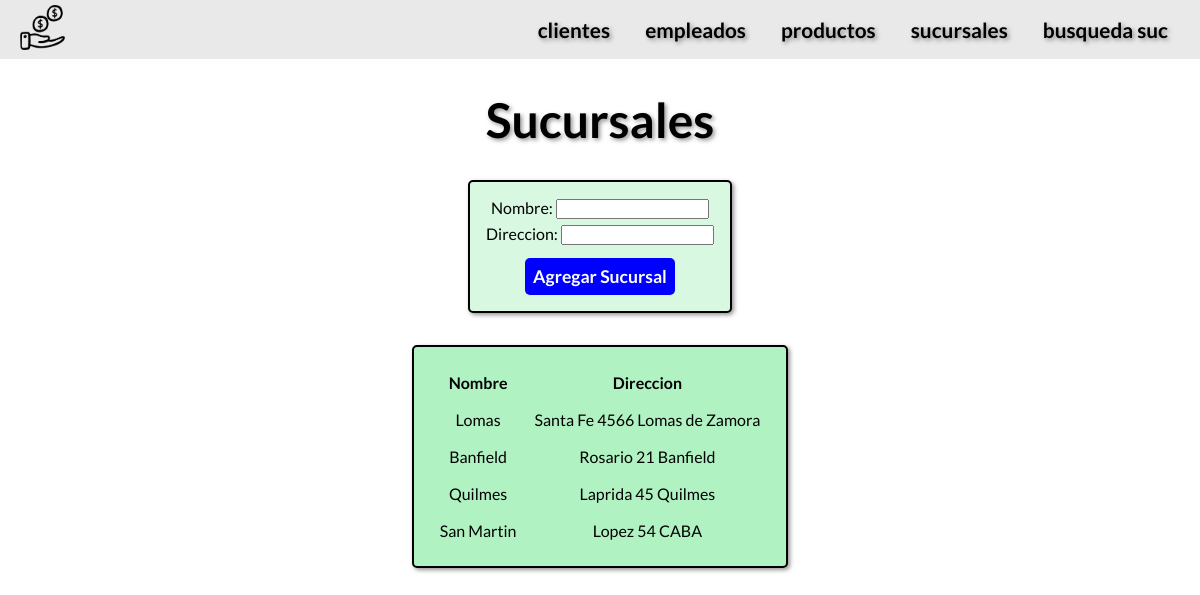
The page /AppComercio/sucursales/ on the database its author committed.
### AppComercio/models.py (models this page shows, shortened)
class Sucursales(models.Model):
    nombre=models.CharField(max_length=50)
    direccion=models.CharField(max_length=250)

### AppComercio/views.py (the view)
# urls.py: path("sucursales/",sucursales,name="sucursales"),
def sucursales(request):
    data=Sucursales.objects.all()
    if request.method=="POST":
        form=sucursalForm(request.POST)
        if form.is_valid():
            info=form.cleaned_data
            nombre=info["nombre"]
            direccion=info["direccion"]
            sucursal=Sucursales(nombre=nombre,direccion=direccion)
            sucursal.save()
            form_sucursal=sucursalForm()
            return render(request,"AppComercio/sucursales.html",{"mensaje":"Sucursal Cargada","sucursales":data,"formulario":form_sucursal})
        return render(request,"AppComercio/sucursales.html",{"mensaje":"sucursasle invalida","formulario":form_sucursal})
    else:
        form_sucursal=sucursalForm()
        return render(request,"AppComercio/sucursales.html",{"sucursales":data,"formulario":form_sucursal})

### AppComercio/forms.py
class sucursalForm(forms.Form):
    nombre=forms.CharField(max_length=50)
    direccion=forms.CharField( max_length=250)

### AppComercio/templates/AppComercio/sucursales.html (shortened to what this page needs)
{% extends 'AppComercio/mainTemplate.html' %} {% load static %}
{% block mainBlock %}
<h1>Sucursales</h1>
<section id=section-form>
    <form id=cliente-form action="{% url 'sucursales' %}" method="POST"> {% csrf_token %}
        {{formulario.as_p}}
    <input class="enviar" type="submit" value="Agregar Sucursal">
</form>
</section>
{% if sucursales %}
<table id=tabla>
    <tr>
      <th>Nombre</th>
      <th>Direccion</th>
    </tr>
{% for data in sucursales  %}
    <tr>
      <td>{{data.nombre}}</td>
      <td>{{data.direccion}}</td>
    </tr>
{% endfor %}
</table>
{% endif %}
{% endblock mainBlock %}

### AppComercio/static/AppComercio/css/index.css (style rules this page uses)
* { margin: 0; padding: 0; font-family: Lato, sans-serif; text-align: center; }
body { background-color: #ffffff; }
h1 { padding-top: 2rem; font-size: 3rem; text-shadow: 2px 2px 4px rgba(63, 61, 61, 0.548); ; }
#tabla { background-color: #b0f2c2; margin: 2rem; padding: 1rem; border: solid 2px; border-radius: 5px; box-shadow: 2px 2px 4px rgba(63, 61, 61, 0.548); }
#tabla th,td { padding: .5rem; }
#section-form { display: flex; justify-content: center; align-items: center; }
#cliente-form { display: flex; flex-direction: column; border: solid 2px black; border-radius: 5px; padding: 1rem; margin-top: 2rem; background-color: #d8f8e1; align-items: center; box-shadow: 2px 2px 4px rgba(63, 61, 61, 0.548); }
#cliente-form p { margin-bottom: .3rem; }
#cliente-form input { width:fit-content; }
.enviar { font-size: 1.1rem; margin-top: .5rem; background-color: blue; color: white; border: 1px black; border-radius: 5px; padding: .5rem; font-weight: bold; }

### rows shown on the page
Sucursales: nombre "Lomas", direccion "Santa Fe 4566 Lomas de Zamora"
Sucursales: nombre "Banfield", direccion "Rosario 21 Banfield"
Sucursales: nombre "Quilmes", direccion "Laprida 45 Quilmes"
Sucursales: nombre "San Martin", direccion "Lopez 54 CABA"
